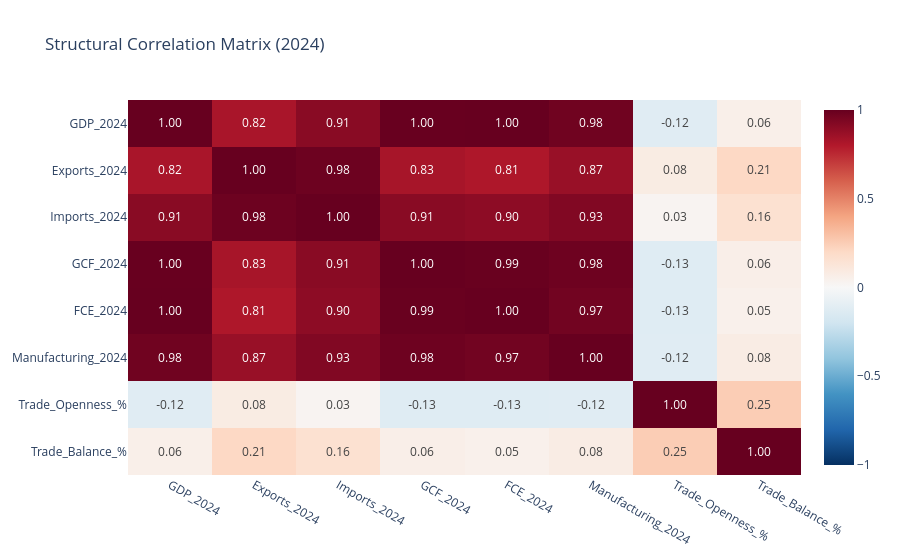

The code cell stored with this chart in its notebook:
### Code cell
# ---------------------------------------------
# Correlation matrix for the structural view
# ---------------------------------------------
corr_cols = [
    "GDP_2024",
    "Exports_2024",
    "Imports_2024",
    "GCF_2024",
    "FCE_2024",
    "Manufacturing_2024",
    "Trade_Openness_%",
    "Trade_Balance_%",
]

corr_matrix = struct_2024[corr_cols].corr()

fig = px.imshow(
    corr_matrix,
    text_auto=".2f",
    aspect="auto",
    color_continuous_scale="RdBu_r",
    zmin=-1,
    zmax=1,
    title="Structural Correlation Matrix (2024)"
)
fig.show()

### Figure 1 — Plotly figure (JSON) as saved in the notebook; plotly's stock layout.template omitted (floating-point values rounded to 4 significant figures)
{"data": [{"coloraxis": "coloraxis", "hovertemplate": "x: %{x}<br>y: %{y}<br>color: %{z}<extra></extra>", "name": "0", "texttemplate": "%{z:.2f}", "type": "heatmap", "x": ["GDP_2024", "Exports_2024", "Imports_2024", "GCF_2024", "FCE_2024", "Manufacturing_2024", "Trade_Openness_%", "Trade_Balance_%"], "xaxis": "x", "y": ["GDP_2024", "Exports_2024", "Imports_2024", "GCF_2024", "FCE_2024", "Manufacturing_2024", "Trade_Openness_%", "Trade_Balance_%"], "yaxis": "y", "z": [[1.0, 0.8249, 0.9084, 0.9962, 0.9994, 0.975, -0.1205, 0.05968], [0.8249, 1.0, 0.9839, 0.8283, 0.811, 0.8684, 0.08131, 0.206], [0.9084, 0.9839, 1.0, 0.9102, 0.8984, 0.9317, 0.02624, 0.1595], [0.9962, 0.8283, 0.9102, 1.0, 0.9936, 0.9802, -0.127, 0.06171], [0.9994, 0.811, 0.8984, 0.9936, 1.0, 0.9696, -0.125, 0.05106], [0.975, 0.8684, 0.9317, 0.9802, 0.9696, 1.0, -0.1237, 0.07949], [-0.1205, 0.08131, 0.02624, -0.127, -0.125, -0.1237, 1.0, 0.2515], [0.05968, 0.206, 0.1595, 0.06171, 0.05106, 0.07949, 0.2515, 1.0]]}], "layout": {"coloraxis": {"cmax": 1, "cmin": -1, "colorscale": [[0, "rgb(5,48,97)"], [0.1, "rgb(33,102,172)"], [0.2, "rgb(67,147,195)"], [0.3, "rgb(146,197,222)"], [0.4, "rgb(209,229,240)"], [0.5, "rgb(247,247,247)"], [0.6, "rgb(253,219,199)"], [0.7, "rgb(244,165,130)"], [0.8, "rgb(214,96,77)"], [0.9, "rgb(178,24,43)"], [1, "rgb(103,0,31)"]]}, "title": {"text": "Structural Correlation Matrix (2024)"}, "xaxis": {"anchor": "y", "domain": [0, 1]}, "yaxis": {"anchor": "x", "autorange": "reversed", "domain": [0, 1]}}}
